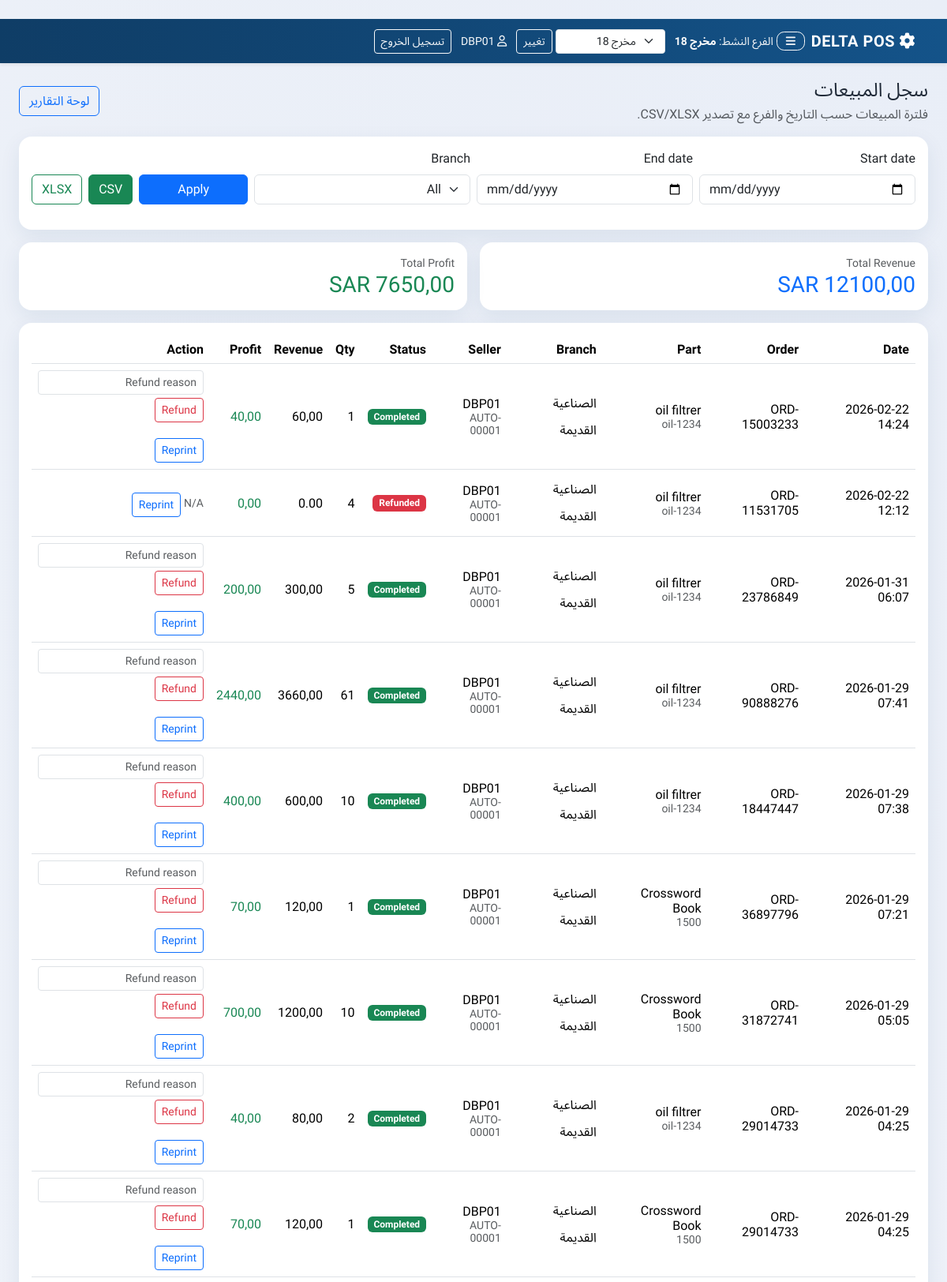
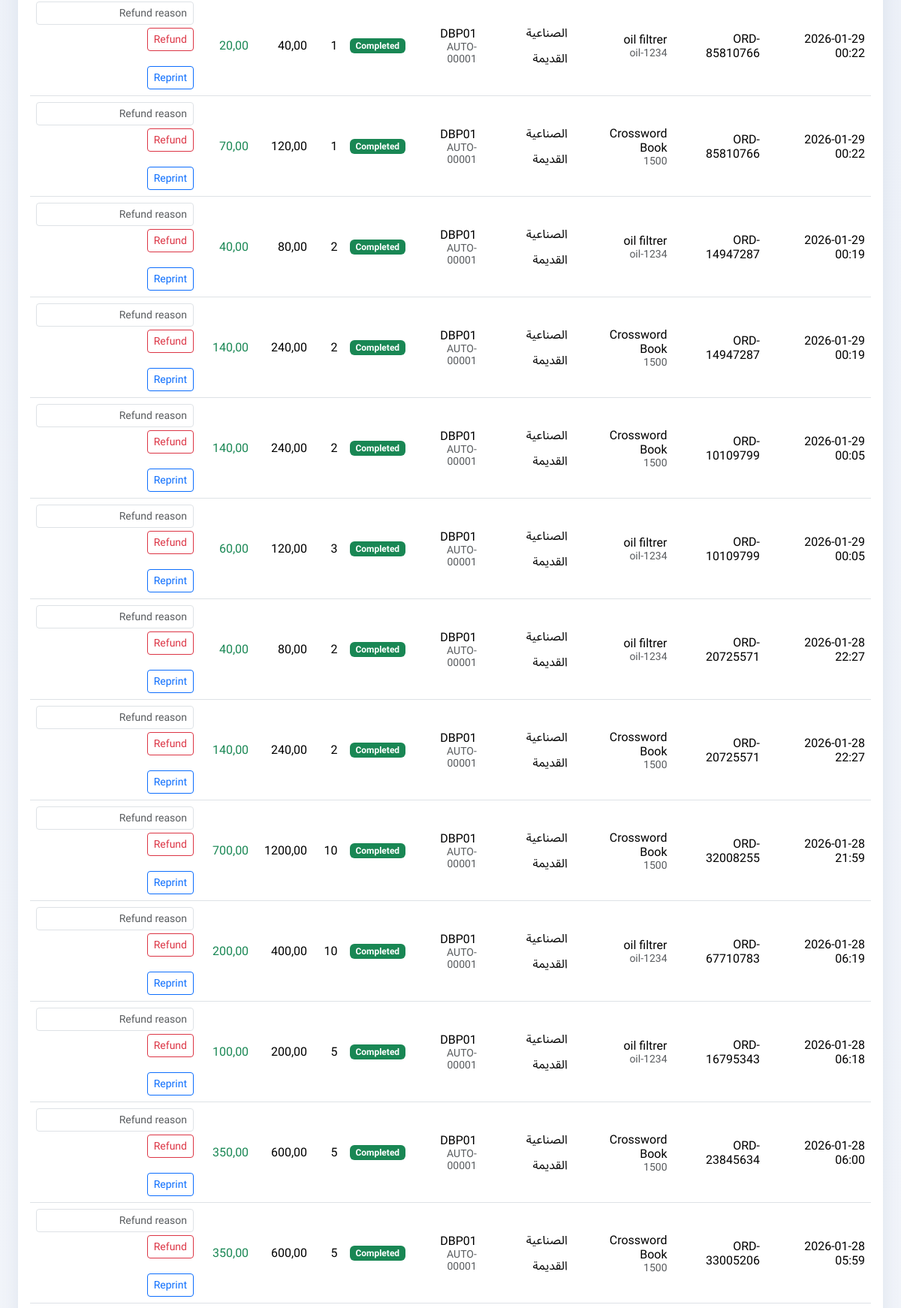
/inventory/history/ (signed in, upper part), run on the app's committed database (2 pictures, top to bottom).
### inventory/models.py (models this page shows, shortened)
class Branch(models.Model):
    name = models.CharField(max_length=50)
    code = models.CharField(max_length=10, unique=True)

class Sale(models.Model):
    order = models.ForeignKey(Order, on_delete=models.CASCADE, null=True, related_name='items') # <--- LINKED
    part = models.ForeignKey(Part, on_delete=models.SET_NULL, null=True)
    branch = models.ForeignKey(Branch, on_delete=models.SET_NULL, null=True)
    seller = models.ForeignKey(User, on_delete=models.CASCADE)
    quantity = models.PositiveIntegerField(default=1)
    price_at_sale = models.DecimalField(
        max_digits=10,
        decimal_places=2,
        validators=[MinValueValidator(Decimal("0.00"))],
    )
    cost_at_sale = models.DecimalField(
        max_digits=10,
        decimal_places=2,
        default=0,
        validators=[MinValueValidator(Decimal("0.00"))],
    )
    date_sold = models.DateTimeField(default=timezone.now)
    is_refunded = models.BooleanField(default=False)
    class Meta:
        indexes = [
            models.Index(fields=["date_sold"]),
            models.Index(fields=["branch", "date_sold"]),
        ]
        constraints = [
            models.CheckConstraint(condition=Q(quantity__gt=0), name="sale_qty_gt_0"),
            models.CheckConstraint(condition=Q(price_at_sale__gte=0), name="sale_price_gte_0"),
            models.CheckConstraint(condition=Q(cost_at_sale__gte=0), name="sale_cost_gte_0"),
        ]
    @property
    def total_revenue(self):
        return self.price_at_sale * self.quantity
    @property
    def total_profit(self):
        if self.is_refunded:
            return Decimal("0.00")
        return (self.price_at_sale - self.cost_at_sale) * self.quantity

class Order(models.Model):
    order_id = models.CharField(max_length=20, unique=True, editable=False)
    created_at = models.DateTimeField(default=timezone.now)
    seller = models.ForeignKey(User, on_delete=models.CASCADE)
    branch = models.ForeignKey(Branch, on_delete=models.SET_NULL, null=True, blank=True, related_name="orders")
    customer = models.ForeignKey(Customer, on_delete=models.SET_NULL, null=True, blank=True)
    customer_email = models.EmailField(blank=True, null=True)
    subtotal = models.DecimalField(max_digits=12, decimal_places=2, default=0)
    vat_amount = models.DecimalField(max_digits=12, decimal_places=2, default=0)
    discount_amount = models.DecimalField(max_digits=12, decimal_places=2, default=0)
    grand_total = models.DecimalField(max_digits=12, decimal_places=2, default=0)
    class Meta:
        indexes = [
            models.Index(fields=["created_at"]),
            models.Index(fields=["branch", "created_at"]),
        ]
        constraints = [
            models.CheckConstraint(condition=Q(subtotal__gte=0), name="order_subtotal_gte_0"),
            models.CheckConstraint(condition=Q(vat_amount__gte=0), name="order_vat_gte_0"),
            models.CheckConstraint(condition=Q(discount_amount__gte=0), name="order_discount_gte_0"),
            models.CheckConstraint(condition=Q(grand_total__gte=0), name="order_grand_total_gte_0"),
        ]

class Part(models.Model):
    name = models.CharField(max_length=200)
    part_number = models.CharField(max_length=100, unique=True)
    barcode = models.CharField(max_length=100, blank=True, null=True)
    category = models.ForeignKey(Category, on_delete=models.SET_NULL, null=True)
    description = models.TextField(blank=True)
    image = models.ImageField(upload_to='parts_images/', blank=True, null=True)
    cost_price = models.DecimalField(
        max_digits=10,
        decimal_places=2,
        validators=[MinValueValidator(Decimal("0.00"))],
    )
    selling_price = models.DecimalField(
        max_digits=10,
        decimal_places=2,
        validators=[MinValueValidator(Decimal("0.00"))],
    )
    compatible_vehicles = models.ManyToManyField(Vehicle, blank=True)

class UserProfile(models.Model):
    class Roles(models.TextChoices):
        ADMIN = "admin", "Admin"
        MANAGER = "manager", "Manager"
        CASHIER = "cashier", "Cashier"
    user = models.OneToOneField(User, on_delete=models.CASCADE, related_name="profile")
    employee_id = models.CharField(max_length=50, unique=True)
    role = models.CharField(max_length=20, choices=Roles.choices, default=Roles.CASHIER)
    branch = models.ForeignKey(
        Branch,
        on_delete=models.SET_NULL,
        null=True,
        blank=True,
        related_name="staff",
        help_text="Default branch scope for non-manager users.",
    )
    class Meta:
        constraints = [
            models.CheckConstraint(
                condition=~Q(employee_id=""),
                name="userprofile_employee_id_not_blank",
            ),
        ]

### inventory/views.py (the view)
# urls.py: path("history/", views.sales_history, name="sales_history"),
@login_required
@manager_required
def sales_history(request):
    sales_query, start_date, end_date, current_branch = _sales_queryset_with_filters(request)
    totals = _sales_aggregates(sales_query)
    page_obj = Paginator(sales_query, 50).get_page(request.GET.get("page"))
    branches = _accessible_branches(request.user)
    context = {
        "sales": page_obj.object_list,
        "page_obj": page_obj,
        "total_revenue": totals["total_revenue"],
        "total_profit": totals["total_profit"],
        "branches": branches,
        "start_date": start_date,
        "end_date": end_date,
        "current_branch": int(current_branch) if current_branch and current_branch.isdigit() else None,
    }
    return render(request, "inventory/sales_history.html", context)

### inventory/views.py (called while the page is built)
def is_manager(user) -> bool:
    if not user.is_authenticated:
        return False
    if user.is_superuser:
        return True
    if user.groups.filter(name__in=["manager", "admin"]).exists():
        return True
    profile = _get_or_create_profile(user)
    return profile.role in {UserProfile.Roles.MANAGER, UserProfile.Roles.ADMIN}

def _scope_branch(queryset, user, field_name: str = "branch"):
    if is_manager(user):
        return queryset
    branch = _user_branch(user)
    if not branch:
        return queryset.none()
    return queryset.filter(**{field_name: branch})

def _accessible_branches(user):
    if is_manager(user):
        cache_key = "inventory:branches:all"
        cached = cache.get(cache_key)
        if cached is None:
            cached = list(Branch.objects.all().order_by("name"))
            cache.set(cache_key, cached, 300)
        return cached
    branch = _user_branch(user)
    if not branch:
        return []
    return [branch]

def _sales_queryset_with_filters(request):
    sales = Sale.objects.select_related("order", "part", "branch", "seller", "seller__profile").order_by("-date_sold")
    sales = _scope_branch(sales, request.user, field_name="branch")
    start_date = request.GET.get("start_date")
    end_date = request.GET.get("end_date")
    branch_id = request.GET.get("branch")
    if start_date:
        sales = sales.filter(date_sold__date__gte=start_date)
    if end_date:
        sales = sales.filter(date_sold__date__lte=end_date)
    if branch_id:
        sales = sales.filter(branch_id=branch_id)
    return sales, start_date, end_date, branch_id

### inventory/templates/inventory/sales_history.html (shortened to what this page needs)
﻿{% extends 'inventory/base.html' %}
{% block content %}
<div class="container-fluid px-3 px-lg-4">
    <div class="d-flex flex-wrap justify-content-between align-items-center mb-3 gap-2">
        <div>
            <h1 class="h4 mb-1">سجل المبيعات</h1>
            <p class="text-muted mb-0">فلترة المبيعات حسب التاريخ والفرع مع تصدير CSV/XLSX.</p>
        </div>
        <a href="{% url 'reports_dashboard' %}" class="btn btn-outline-primary">لوحة التقارير</a>
    </div>
    <div class="card delta-card mb-3">
        <div class="card-body">
            <form method="get" class="row g-2 align-items-end">
                <div class="col-md-3">
                    <label class="form-label">Start date</label>
                    <input type="date" name="start_date" class="form-control" value="{{ start_date }}">
                </div>
                <div class="col-md-3">
                    <label class="form-label">End date</label>
                    <input type="date" name="end_date" class="form-control" value="{{ end_date }}">
                </div>
                <div class="col-md-3">
                    <label class="form-label">Branch</label>
                    <select name="branch" class="form-select">
                        <option value="">All</option>
                    </select>
                </div>
                <div class="col-md-3 d-flex gap-2">
                    <button class="btn btn-primary flex-grow-1" type="submit">Apply</button>
                    <button class="btn btn-success" type="submit" formaction="{% url 'export_sales_csv' %}">CSV</button>
                    <button class="btn btn-outline-success" type="submit" formaction="{% url 'export_sales_csv' %}" formmethod="get" name="format" value="xlsx">XLSX</button>
                </div>
            </form>
        </div>
    </div>
    <div class="row g-3 mb-3">
        <div class="col-md-6">
            <div class="card delta-card"><div class="card-body">
                <div class="text-muted small">Total Revenue</div>
                <div class="h3 mb-0 text-primary">{{ total_revenue|floatformat:2 }} SAR</div>
            </div></div>
        </div>
        <div class="col-md-6">
            <div class="card delta-card"><div class="card-body">
                <div class="text-muted small">Total Profit</div>
                <div class="h3 mb-0 {% if total_profit < 0 %}text-danger{% else %}text-success{% endif %}">{{ total_profit|floatformat:2 }} SAR</div>
            </div></div>
        </div>
    </div>
    <div class="card delta-card">
        <div class="card-body">
            <div class="table-responsive">
                <table class="table table-hover align-middle mb-0">
                    <thead>
                        <tr>
                            <th>Date</th>
                            <th>Order</th>
                            <th>Part</th>
                            <th>Branch</th>
                            <th>Seller</th>
                            <th>Status</th>
                            <th>Qty</th>
                            <th>Revenue</th>
                            <th>Profit</th>
                            <th>Action</th>
                        </tr>
                    </thead>
                    <tbody>
                    {% for sale in sales %}
                        <tr>
                            <td>{{ sale.date_sold|date:"Y-m-d H:i" }}</td>
                            <td>{{ sale.order.order_id|default:'-' }}</td>
                            <td>
                                {{ sale.part.name|default:'-' }}
                                {% if sale.part %}<div class="small text-muted">{{ sale.part.part_number }}</div>{% endif %}
                            </td>
                            <td>{{ sale.branch.name|default:'-' }}</td>
                            <td>
                                {{ sale.seller.username }}
                                <div class="small text-muted">{{ sale.seller.profile.employee_id|default:"-" }}</div>
                            </td>
                            <td>
                                {% if sale.is_refunded %}
                                    <span class="badge text-bg-danger">Refunded</span>
                                {% else %}
                                    <span class="badge text-bg-success">Completed</span>
                                {% endif %}
                            </td>
                            <td>{{ sale.quantity }}</td>
                            <td>{% if sale.is_refunded %}0.00{% else %}{{ sale.total_revenue|floatformat:2 }}{% endif %}</td>
                            <td class="{% if sale.total_profit < 0 %}text-danger{% else %}text-success{% endif %}">{{ sale.total_profit|floatformat:2 }}</td>
                            <td>
                                {% if not sale.is_refunded %}
                                    <form method="post" action="{% url 'refund_sale' sale.id %}" onsubmit="return confirm('Confirm refund for this sale?');">
                                        <input type="text" name="reason" class="form-control form-control-sm mb-1" placeholder="Refund reason" required>
                                        <button class="btn btn-sm btn-outline-danger">Refund</button>
                                    </form>
                                {% else %}
                                    <span class="text-muted small">N/A</span>
                                {% endif %}
                                {% if sale.order %}
                                    <a class="btn btn-sm btn-outline-primary mt-1" href="{% url 'receipt_view' sale.order.order_id %}">Reprint</a>
                                {% endif %}
                            </td>
                        </tr>
                    {% empty %}
                        <tr><td colspan="10" class="text-center py-5 text-muted">No sales for current filter.</td></tr>
                    {% endfor %}
                    </tbody>
                </table>
            </div>
        </div>
    </div>
</div>
{% endblock %}

### inventory/templates/inventory/base.html (shortened to what this page needs)
﻿{% load static i18n %}
<!doctype html>
<html lang="{{ LANGUAGE_CODE|default:'ar' }}" dir="{% if LANGUAGE_CODE == 'ar' %}rtl{% else %}ltr{% endif %}">
<head>
    <link href="https://cdn.jsdelivr.net/npm/bootstrap@5.3.3/dist/css/bootstrap.min.css" rel="stylesheet">
    <link rel="stylesheet" href="https://cdnjs.cloudflare.com/ajax/libs/font-awesome/6.5.2/css/all.min.css">
</head>
<body>
<nav class="navbar navbar-expand-lg navbar-dark shadow-sm">
    <div class="container-fluid px-3 px-lg-4">
        <div class="d-flex align-items-center gap-2">
            <a class="navbar-brand mb-0" href="{% url 'part_search' %}">
                <i class="fa-solid fa-gear"></i>
                DELTA POS
            </a>
            {% if user.is_authenticated %}
                <button
                    id="deltaMenuToggle"
                    class="btn btn-sm btn-outline-light delta-menu-btn"
                    type="button"
                    aria-controls="deltaNavPanel"
                    aria-expanded="false"
                    aria-label="Toggle navigation menu"
                >
                    <i class="fa-solid fa-bars"></i>
                </button>
            {% endif %}
        </div>
        {% if user.is_authenticated %}
            <div class="ms-auto d-flex align-items-center justify-content-end flex-wrap gap-2">
                <span class="text-light small px-1">
                    الفرع النشط:
                    <strong>{{ nav_active_branch.name|default:"غير محدد" }}</strong>
                </span>
                {% if nav_is_admin %}
                    <form method="post" action="{% url 'set_active_branch' %}" class="d-flex align-items-center gap-1 m-0">
                        <select name="active_branch" class="form-select form-select-sm">
                            {% for branch in nav_branch_options %}
                                <option value="{{ branch.id }}" {% if nav_active_branch and nav_active_branch.id == branch.id %}selected{% endif %}>{{ branch.name }}</option>
                            {% endfor %}
                        </select>
                        <button class="btn btn-sm btn-outline-light" type="submit">تغيير</button>
                    </form>
                {% endif %}
                <span class="text-light small px-1">
                    <i class="fa-regular fa-user"></i>
                    {{ user.username }}
                </span>
                <form method="post" action="{% url 'logout' %}" class="m-0">
                    <button class="btn btn-sm btn-outline-light" type="submit">تسجيل الخروج</button>
                </form>
            </div>
        {% endif %}
    </div>
</nav>
<main>
    <div class="content-shell">
        {% block content %}{% endblock %}
    </div>
</main>
</body>
</html>

### data on the page
Branch: name "مخرج 18"
Sale: date_sold "2026-02-22 14:24", order.order_id "ORD-15003233", part.name "oil filtrer", part.part_number "oil-1234", branch.name "الصناعية القديمة", seller.username "DBP01", seller.profile.employee_id "AUTO-00001", shows "Completed", quantity "1", total_revenue "60,00", total_profit "40,00", shows "Reprint"
Sale: date_sold "2026-02-22 12:12", order.order_id "ORD-11531705", part.name "oil filtrer", part.part_number "oil-1234", branch.name "الصناعية القديمة", seller.username "DBP01", seller.profile.employee_id "AUTO-00001", shows "Refunded", quantity "4", shows "0.00", total_profit "0,00", shows "N/A", shows "Reprint"
Sale: date_sold "2026-01-31 06:07", order.order_id "ORD-23786849", part.name "oil filtrer", part.part_number "oil-1234", branch.name "الصناعية القديمة", seller.username "DBP01", seller.profile.employee_id "AUTO-00001", shows "Completed", quantity "5", total_revenue "300,00", total_profit "200,00", shows "Reprint"
Sale: date_sold "2026-01-29 07:41", order.order_id "ORD-90888276", part.name "oil filtrer", part.part_number "oil-1234", branch.name "الصناعية القديمة", seller.username "DBP01", seller.profile.employee_id "AUTO-00001", shows "Completed", quantity "61", total_revenue "3660,00", total_profit "2440,00", shows "Reprint"
Sale: date_sold "2026-01-29 07:38", order.order_id "ORD-18447447", part.name "oil filtrer", part.part_number "oil-1234", branch.name "الصناعية القديمة", seller.username "DBP01", seller.profile.employee_id "AUTO-00001", shows "Completed", quantity "10", total_revenue "600,00", total_profit "400,00", shows "Reprint"
Sale: date_sold "2026-01-29 07:21", order.order_id "ORD-36897796", part.name "Crossword Book", part.part_number "1500", branch.name "الصناعية القديمة", seller.username "DBP01", seller.profile.employee_id "AUTO-00001", shows "Completed", quantity "1", total_revenue "120,00", total_profit "70,00", shows "Reprint"
Sale: date_sold "2026-01-29 05:05", order.order_id "ORD-31872741", part.name "Crossword Book", part.part_number "1500", branch.name "الصناعية القديمة", seller.username "DBP01", seller.profile.employee_id "AUTO-00001", shows "Completed", quantity "10", total_revenue "1200,00", total_profit "700,00", shows "Reprint"
Sale: date_sold "2026-01-29 04:25", order.order_id "ORD-29014733", part.name "oil filtrer", part.part_number "oil-1234", branch.name "الصناعية القديمة", seller.username "DBP01", seller.profile.employee_id "AUTO-00001", shows "Completed", quantity "2", total_revenue "80,00", total_profit "40,00", shows "Reprint"
Sale: date_sold "2026-01-29 04:25", order.order_id "ORD-29014733", part.name "Crossword Book", part.part_number "1500", branch.name "الصناعية القديمة", seller.username "DBP01", seller.profile.employee_id "AUTO-00001", shows "Completed", quantity "1", total_revenue "120,00", total_profit "70,00", shows "Reprint"
Sale: date_sold "2026-01-29 00:22", order.order_id "ORD-85810766", part.name "oil filtrer", part.part_number "oil-1234", branch.name "الصناعية القديمة", seller.username "DBP01", seller.profile.employee_id "AUTO-00001", shows "Completed", quantity "1", total_revenue "40,00", total_profit "20,00", shows "Reprint"
Sale: date_sold "2026-01-29 00:22", order.order_id "ORD-85810766", part.name "Crossword Book", part.part_number "1500", branch.name "الصناعية القديمة", seller.username "DBP01", seller.profile.employee_id "AUTO-00001", shows "Completed", quantity "1", total_revenue "120,00", total_profit "70,00", shows "Reprint"
Sale: date_sold "2026-01-29 00:19", order.order_id "ORD-14947287", part.name "oil filtrer", part.part_number "oil-1234", branch.name "الصناعية القديمة", seller.username "DBP01", seller.profile.employee_id "AUTO-00001", shows "Completed", quantity "2", total_revenue "80,00", total_profit "40,00", shows "Reprint"
Sale: date_sold "2026-01-29 00:19", order.order_id "ORD-14947287", part.name "Crossword Book", part.part_number "1500", branch.name "الصناعية القديمة", seller.username "DBP01", seller.profile.employee_id "AUTO-00001", shows "Completed", quantity "2", total_revenue "240,00", total_profit "140,00", shows "Reprint"
Sale: date_sold "2026-01-29 00:05", order.order_id "ORD-10109799", part.name "Crossword Book", part.part_number "1500", branch.name "الصناعية القديمة", seller.username "DBP01", seller.profile.employee_id "AUTO-00001", shows "Completed", quantity "2", total_revenue "240,00", total_profit "140,00", shows "Reprint"
Sale: date_sold "2026-01-29 00:05", order.order_id "ORD-10109799", part.name "oil filtrer", part.part_number "oil-1234", branch.name "الصناعية القديمة", seller.username "DBP01", seller.profile.employee_id "AUTO-00001", shows "Completed", quantity "3", total_revenue "120,00", total_profit "60,00", shows "Reprint"
Sale: date_sold "2026-01-28 22:27", order.order_id "ORD-20725571", part.name "oil filtrer", part.part_number "oil-1234", branch.name "الصناعية القديمة", seller.username "DBP01", seller.profile.employee_id "AUTO-00001", shows "Completed", quantity "2", total_revenue "80,00", total_profit "40,00", shows "Reprint"
Sale: date_sold "2026-01-28 22:27", order.order_id "ORD-20725571", part.name "Crossword Book", part.part_number "1500", branch.name "الصناعية القديمة", seller.username "DBP01", seller.profile.employee_id "AUTO-00001", shows "Completed", quantity "2", total_revenue "240,00", total_profit "140,00", shows "Reprint"
Sale: date_sold "2026-01-28 21:59", order.order_id "ORD-32008255", part.name "Crossword Book", part.part_number "1500", branch.name "الصناعية القديمة", seller.username "DBP01", seller.profile.employee_id "AUTO-00001", shows "Completed", quantity "10", total_revenue "1200,00", total_profit "700,00", shows "Reprint"
Sale: date_sold "2026-01-28 06:19", order.order_id "ORD-67710783", part.name "oil filtrer", part.part_number "oil-1234", branch.name "الصناعية القديمة", seller.username "DBP01", seller.profile.employee_id "AUTO-00001", shows "Completed", quantity "10", total_revenue "400,00", total_profit "200,00", shows "Reprint"
Sale: date_sold "2026-01-28 06:18", order.order_id "ORD-16795343", part.name "oil filtrer", part.part_number "oil-1234", branch.name "الصناعية القديمة", seller.username "DBP01", seller.profile.employee_id "AUTO-00001", shows "Completed", quantity "5", total_revenue "200,00", total_profit "100,00", shows "Reprint"
Sale: date_sold "2026-01-28 06:00", order.order_id "ORD-23845634", part.name "Crossword Book", part.part_number "1500", branch.name "الصناعية القديمة", seller.username "DBP01", seller.profile.employee_id "AUTO-00001", shows "Completed", quantity "5", total_revenue "600,00", total_profit "350,00", shows "Reprint"
Sale: date_sold "2026-01-28 05:59", order.order_id "ORD-33005206", part.name "Crossword Book", part.part_number "1500", branch.name "الصناعية القديمة", seller.username "DBP01", seller.profile.employee_id "AUTO-00001", shows "Completed", quantity "5", total_revenue "600,00", total_profit "350,00", shows "Reprint"

### other printed values
{{ user.username }} "DBP01"
form field active_branch "مخرج 18"
